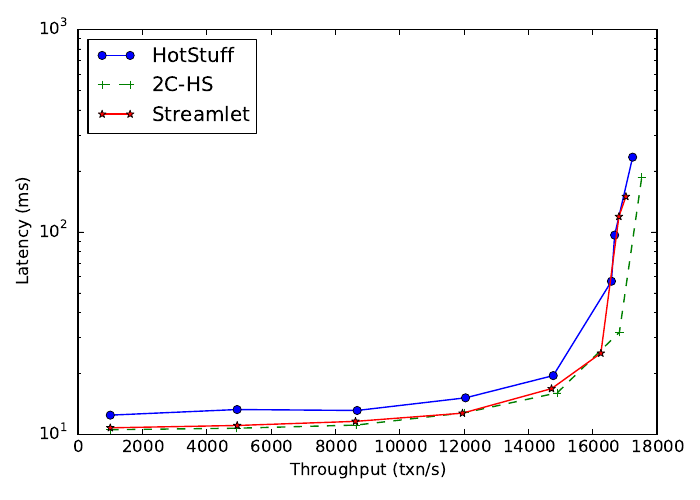

Here is the Python script that generated this plot:
import matplotlib.pyplot as plt

# Measurements from happy-path.data
expt = [
    ('HotStuff',[
        # (512,5.96925),
        (1000,12.46),
        (4944,13.28),
        (8677,13.14),
        (12047,15.17),
        (14775,19.53),
        (16585,57.06),
	    (16684,96.41),
        (17244,233.72)
        # (262144, 295.122)
    ], '-o'),
    ('2C-HS',[
        (1000,10.56),
        (4934,10.74),
        (8640,11.13),
        (12017,12.80),
        (14900,16.05),
        (16833,32),
        (17527,185.78)
    ], '--+'),
    ('Streamlet',[
        (1000,10.79),
        (4947,11.08),
        (8625,11.61),
        (11952,12.74),
        (14721,16.84),
	    (16256,25.19),
        (16817,119.03),
	    (17034,149.32)
    ], '-*')]



def do_plot():
    f = plt.figure(1, figsize=(7,5));
    plt.clf()
    ax = f.add_subplot(1, 1, 1)
    for name, entries, style in expt:
        throughput = []
        latency = []
        for t, l in entries:
            # batch.append(N*ToverN)
            # throughput.append(ToverN*(N-t) / latency)
            throughput.append(t)
            latency.append(l)
        ax.plot(throughput, latency, style, label='%s' % name)
    #ax.set_xscale("log")
    ax.set_yscale("log")
    # plt.ylim([0, 50])
    #plt.xlim([10**3.8, 10**6.4])
    plt.legend(loc='upper left')
    # plt.ylabel('Throughput (Tx per second) in log scale')
    plt.ylabel('Latency (ms)')
    plt.xlabel('Throughput (txn/s)')
    # plt.xlabel('Requests (Tx) in log scale')
    plt.tight_layout()
    plt.show()
    # plt.savefig('happy-path.pdf', format='pdf', dpi=1000)

if __name__ == '__main__':
    do_plot()